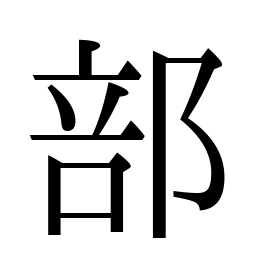
#> input picture dataset/data/raw_images/0039_部.png, 256 x 256 px
$ python -i data_augmentation.py   (imports and definitions only)
#> lines starting #> are read from the running program, lines starting #| are printed output that depends on the picture
import numpy as np
from scipy import ndimage
from dataclasses import dataclass
from typing import Optional


@dataclass
class AugmentationSettings:
    """Configuration for data augmentation transforms."""

    # Rotation settings
    rotation_enabled: bool = True
    rotation_range: float = 15.0  # Max degrees in either direction

    # Scale settings
    scale_enabled: bool = True
    scale_range: tuple[float, float] = (0.85, 1.15)  # Min and max scale factors

    # Noise settings
    noise_enabled: bool = True
    noise_stddev: float = 0.05  # Standard deviation of Gaussian noise (relative to [0,1] range)

    # Brightness/contrast settings (color adjustment for grayscale)
    brightness_enabled: bool = True
    brightness_range: tuple[float, float] = (-0.2, 0.2)  # Additive brightness adjustment
    contrast_enabled: bool = True
    contrast_range: tuple[float, float] = (0.8, 1.2)  # Multiplicative contrast adjustment

    # Translation/shift settings
    shift_enabled: bool = True
    shift_range: float = 0.1  # Max shift as fraction of image size

    # Elastic deformation (useful for handwritten characters)
    elastic_enabled: bool = False
    elastic_alpha: float = 20.0  # Intensity of deformation
    elastic_sigma: float = 3.0  # Smoothness of deformation

    # Inversion of colors
    inversion_enabled: bool = True
    inversion_probability: float = 0.5 # [0,1]

    # General settings
    augmentation_factor: int = 1  # Number of augmented copies per original image
    keep_originals: bool = True  # Whether to include original images in output


class DataAugmenter:
    """
    Data augmentation class for grayscale image datasets.

    Applies various transformations to expand training data:
    - Rotation
    - Scaling
    - Gaussian noise
    - Brightness/contrast adjustment
    - Translation/shifting
    - Elastic deformation
    """

    def __init__(self, settings: Optional[AugmentationSettings] = None) -> None:
        """
        Initialize the DataAugmenter with augmentation settings.

        :param settings: AugmentationSettings dataclass with transform parameters.
                        If None, uses default settings.
        """
        self._settings = settings if settings is not None else AugmentationSettings()
        self._rng = np.random.default_rng()

    def set_seed(self, seed: int) -> None:
        """Set random seed for reproducibility."""
        self._rng = np.random.default_rng(seed)

    def _rotate(self, image: np.ndarray, cval: float) -> np.ndarray:
        """Apply random rotation to image."""
        angle = self._rng.uniform(-self._settings.rotation_range, self._settings.rotation_range)
        return ndimage.rotate(image, angle, reshape=False, mode='constant', cval=cval)

    def _scale(self, image: np.ndarray) -> np.ndarray:
        """Apply random scaling to image, maintaining original size."""
        scale = self._rng.uniform(*self._settings.scale_range)
        h, w = image.shape[:2]

        # Zoom the image
        zoomed = ndimage.zoom(image, (scale, scale), order=1)

        # Create output image of original size
        result: np.ndarray = np.zeros_like(image)

        if isinstance(zoomed, np.ndarray) and len(zoomed.shape) >= 2:
            zh: int = zoomed.shape[0]
            zw: int = zoomed.shape[1]

            if scale > 1:
                # Crop center
                start_h = (zh - h) // 2
                start_w = (zw - w) // 2
                result = zoomed[start_h:start_h + h, start_w:start_w + w]
            else:
                # Pad center
                start_h = (h - zh) // 2
                start_w = (w - zw) // 2
                result[start_h:start_h + zh, start_w:start_w + zw] = zoomed

        return result

    def _add_noise(self, image: np.ndarray) -> np.ndarray:
        """Add Gaussian noise to image."""
        noise = self._rng.normal(0, self._settings.noise_stddev, image.shape)
        return np.clip(image + noise, 0, 1)

    def _invert(self, image : np.ndarray) -> np.ndarray:
        """Invert colors of image."""
        if self._rng.random() < self._settings.inversion_probability:
            image = 1 - image
        return image

    def _adjust_brightness(self, image: np.ndarray) -> np.ndarray:
        """Apply random brightness adjustment."""
        brightness = self._rng.uniform(*self._settings.brightness_range)
        return np.clip(image + brightness, 0, 1)

    def _adjust_contrast(self, image: np.ndarray) -> np.ndarray:
        """Apply random contrast adjustment."""
        contrast = self._rng.uniform(*self._settings.contrast_range)
        mean = np.mean(image)
        return np.clip((image - mean) * contrast + mean, 0, 1)

    def _shift(self, image: np.ndarray, cval: float) -> np.ndarray:
        """Apply random translation/shift to image."""
        h, w = image.shape[:2]
        max_shift_h = int(h * self._settings.shift_range)
        max_shift_w = int(w * self._settings.shift_range)

        shift_h = self._rng.integers(-max_shift_h, max_shift_h + 1)
        shift_w = self._rng.integers(-max_shift_w, max_shift_w + 1)

        return ndimage.shift(image, (shift_h, shift_w), mode='constant', cval=cval)

    # [21 lines left out: function _elastic_deform, not called in this run]

    def augment_single(self, image: np.ndarray) -> np.ndarray:
        """Apply all enabled augmentations to a single image."""
        result = image.copy()

        # Normalize to [0, 1] if needed
        was_uint8 = result.dtype == np.uint8
        if was_uint8:
            result = result.astype(np.float32) / 255.0

        background = 0.0 if np.mean(result) > 0.5 else 1.0

        # Apply geometric transforms first
        if self._settings.rotation_enabled:
            result = self._rotate(result, background)

        if self._settings.scale_enabled:
            result = self._scale(result)

        if self._settings.shift_enabled:
            result = self._shift(result, background)

        if self._settings.elastic_enabled:
            result = self._elastic_deform(result, background)

        if self._settings.inversion_enabled:
            result = self._invert(result)

        # Apply intensity transforms
        if self._settings.contrast_enabled:
            result = self._adjust_contrast(result)

        if self._settings.brightness_enabled:
            result = self._adjust_brightness(result)

        if self._settings.noise_enabled:
            result = self._add_noise(result)

        # Convert back if needed
        if was_uint8:
            result = (result * 255).astype(np.uint8)

        return result

    # [43 lines left out: function augment, not called in this run]

>>> import cv2
>>> picture = cv2.imread('../data/raw_images/0039_部.png', cv2.IMREAD_GRAYSCALE)
#> picture is the input picture: shape (256, 256); min 0, max 255, mean 214.6
>>> result = DataAugmenter().augment_single(picture)
#> in augment_single, `background = 0.0 if np.mean(result) > 0.5 else 1.0`: background = 0
#> in _scale, `zoomed = ndimage.zoom(image, (scale, scale), order=1)`:
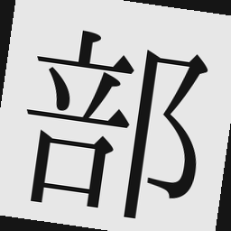
#> zoomed: shape (231, 231) float32; min -0.103, max 1.11, mean 0.776; drawn with min black and max white
#> in _scale, `result[start_h:start_h + zh, start_w:start_w + zw] = zoomed`:
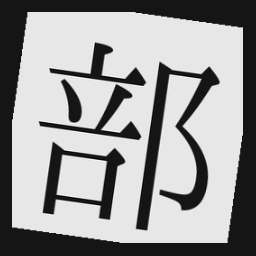
#> result: shape (256, 256) float32; min -0.103, max 1.11, mean 0.632; drawn with min black and max white
#> in _shift, `return ndimage.shift(image, (shift_h, shift_w), mode='constant', cval=..`:
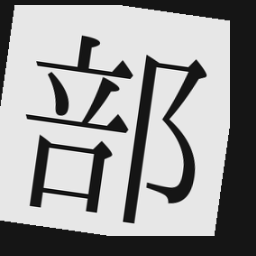
#> returned value: shape (256, 256) float32; min -0.103, max 1.11, mean 0.63; drawn with min black and max white
#> in _invert, `image = 1 - image`:
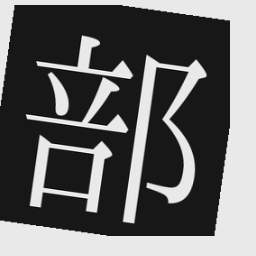
#> image: shape (256, 256) float32; min -0.112, max 1.1, mean 0.37; drawn with min black and max white
#> in _adjust_contrast, `mean = np.mean(image)`: mean = 0.37
#> in _adjust_contrast, `return np.clip((image - mean) * contrast + mean, 0, 1)`:
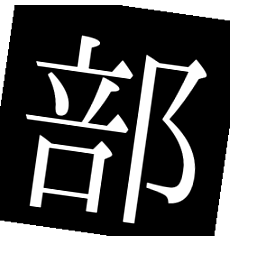
#> returned value: shape (256, 256) float32; min 0, max 1, mean 0.371
#> in _adjust_brightness, `return np.clip(image + brightness, 0, 1)`:
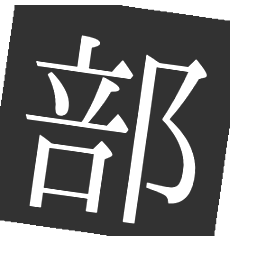
#> returned value: shape (256, 256) float32; min 0.2, max 1, mean 0.5
#> in _add_noise, `return np.clip(image + noise, 0, 1)`:
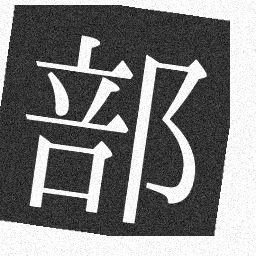
#> returned value: shape (256, 256) float64; min 0, max 1, mean 0.493

$ run again, on dataset/data/raw_images/0057_代.png
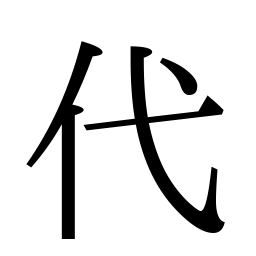
#> input picture dataset/data/raw_images/0057_代.png, 256 x 256 px
#> picture is the input picture: shape (256, 256); min 0, max 255, mean 223.1
#> background = 0
#> in _shift, `return ndimage.shift(image, (shift_h, shift_w), mode='constant', cval=..`:
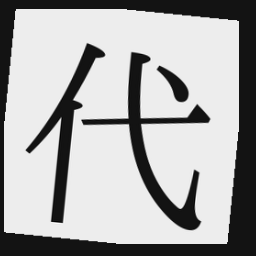
#> returned value: shape (256, 256) float32; min -0.0873, max 1.08, mean 0.696; drawn with min black and max white
#> mean = 0.696
#> in _add_noise, `return np.clip(image + noise, 0, 1)`:
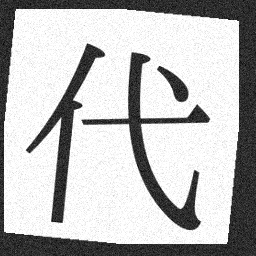
#> returned value: shape (256, 256) float64; min 0, max 1, mean 0.738

$ run again, on dataset/data/raw_images/0068_化.png
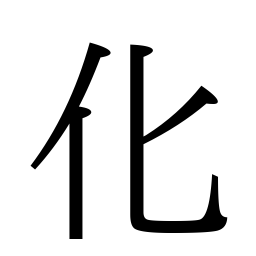
#> input picture dataset/data/raw_images/0068_化.png, 256 x 256 px
#> picture is the input picture: shape (256, 256); min 0, max 255, mean 223.1
#> background = 0
#> in _shift, `return ndimage.shift(image, (shift_h, shift_w), mode='constant', cval=..`:
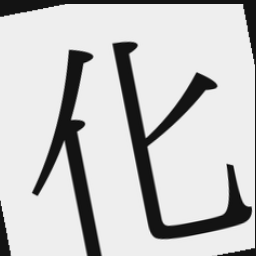
#> returned value: shape (256, 256) float32; min -0.0875, max 1.08, mean 0.815; drawn with min black and max white
#> in _invert, `image = 1 - image`:
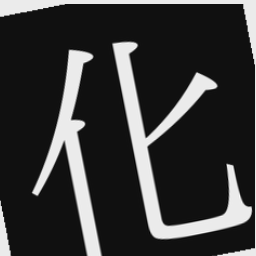
#> image: shape (256, 256) float32; min -0.0772, max 1.09, mean 0.185; drawn with min black and max white
#> mean = 0.185

$ run again, on dataset/data/raw_images/0088_気.png
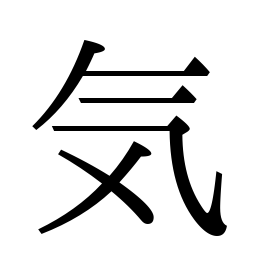
#> input picture dataset/data/raw_images/0088_気.png, 256 x 256 px
#> picture is the input picture: shape (256, 256); min 0, max 255, mean 223.7
#> background = 0
#> mean = 0.262
#> in _add_noise, `return np.clip(image + noise, 0, 1)`:
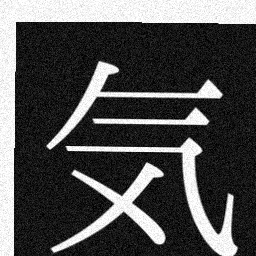
#> returned value: shape (256, 256) float64; min 0, max 1, mean 0.313
